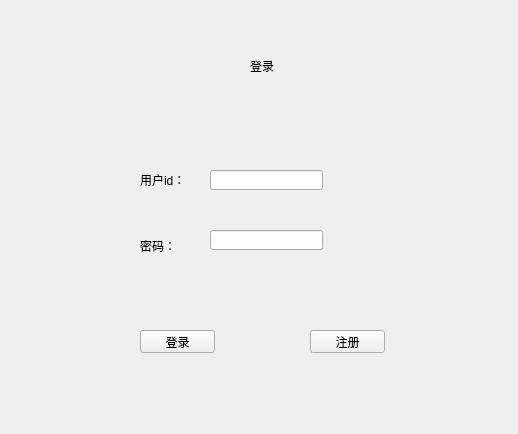
<?xml version="1.0" encoding="UTF-8"?>
<ui version="4.0">
 <class>MyWidget</class>
 <widget class="QWidget" name="MyWidget">
  <property name="geometry">
   <rect>
    <x>0</x>
    <y>0</y>
    <width>518</width>
    <height>434</height>
   </rect>
  </property>
  <property name="windowTitle">
   <string>MyWidget</string>
  </property>
  <widget class="QPushButton" name="b1">
   <property name="geometry">
    <rect>
     <x>140</x>
     <y>330</y>
     <width>75</width>
     <height>23</height>
    </rect>
   </property>
   <property name="text">
    <string>登录</string>
   </property>
  </widget>
  <widget class="QLabel" name="label">
   <property name="geometry">
    <rect>
     <x>250</x>
     <y>60</y>
     <width>54</width>
     <height>12</height>
    </rect>
   </property>
   <property name="text">
    <string>登录</string>
   </property>
  </widget>
  <widget class="QLabel" name="label_2">
   <property name="geometry">
    <rect>
     <x>140</x>
     <y>170</y>
     <width>54</width>
     <height>20</height>
    </rect>
   </property>
   <property name="text">
    <string>用户id：</string>
   </property>
  </widget>
  <widget class="QLabel" name="label_3">
   <property name="geometry">
    <rect>
     <x>140</x>
     <y>240</y>
     <width>54</width>
     <height>12</height>
    </rect>
   </property>
   <property name="text">
    <string>密码：</string>
   </property>
  </widget>
  <widget class="QLineEdit" name="lineEdit">
   <property name="geometry">
    <rect>
     <x>210</x>
     <y>170</y>
     <width>113</width>
     <height>20</height>
    </rect>
   </property>
  </widget>
  <widget class="QLineEdit" name="lineEdit_2">
   <property name="geometry">
    <rect>
     <x>210</x>
     <y>230</y>
     <width>113</width>
     <height>20</height>
    </rect>
   </property>
  </widget>
  <widget class="QPushButton" name="pushButton">
   <property name="geometry">
    <rect>
     <x>310</x>
     <y>330</y>
     <width>75</width>
     <height>23</height>
    </rect>
   </property>
   <property name="text">
    <string>注册</string>
   </property>
  </widget>
 </widget>
 <resources/>
 <connections/>
</ui>
